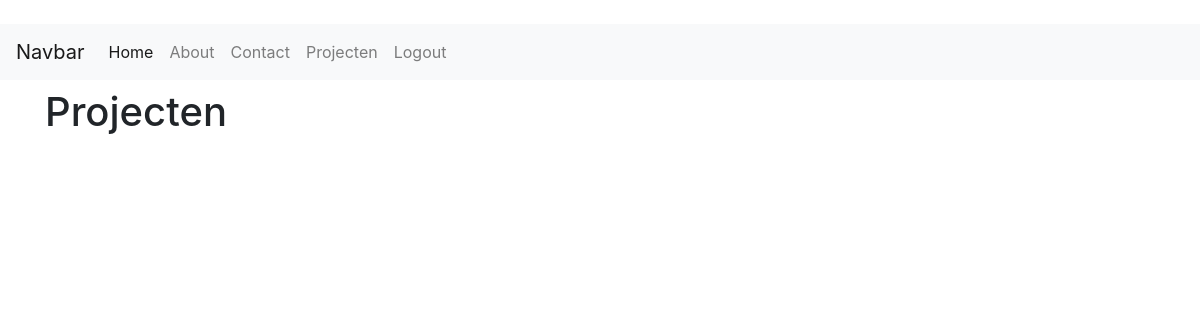
The page /projects/index (signed in) on the database as committed earlier.
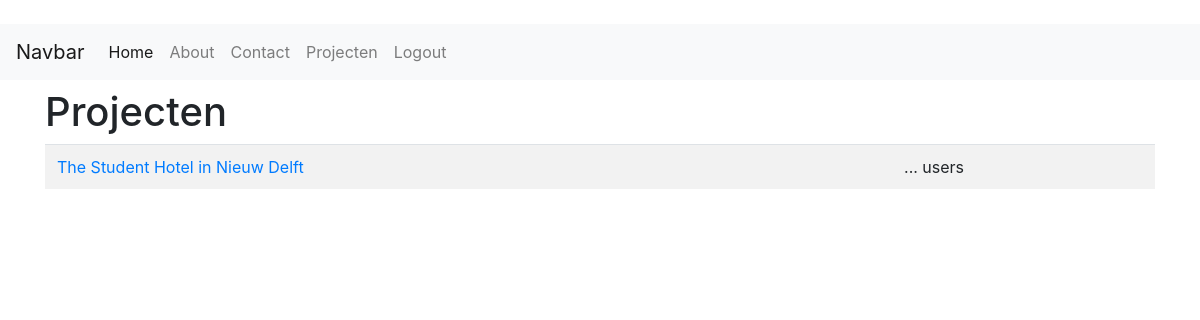
The same page on the database as committed later.
### collection/models.py (models this page shows)
class Project(models.Model):
    name = models.CharField(max_length=255)
    description = models.TextField()
    slug = models.SlugField(unique=True)
    uid = str(uuid.uuid4())
    user = models.ForeignKey(User, on_delete=models.CASCADE, blank=True, null=True)

### collection/views.py (the view)
# urls.py: path('projects/index', views.project_index, name='project_index'),
def project_index(request):
    projects = Project.objects.filter(user=request.user)
    return render(request, 'projects/project_index.html', {'projects': projects,})

### collection/templates/projects/project_index.html (shortened to what this page needs)
{% extends 'base.html' %}
{% block content %}
    <h1 class="mt-2">Projecten</h1>
    <table class="table table-striped">
        <tbody>
        {% for project in projects %}
            <td>
                <a href="{% url 'project_detail' slug=project.slug %}">
                    {{ project.name }}
                </a>
            </td>
            <td>
                ... users
            </td>
        {% endfor %}
        </tbody>
    </table>
{% endblock content %}

Rows that differ between the two databases and show on the page:
now on this page (row edited): Project: name "The Student Hotel in Nieuw Delft"
